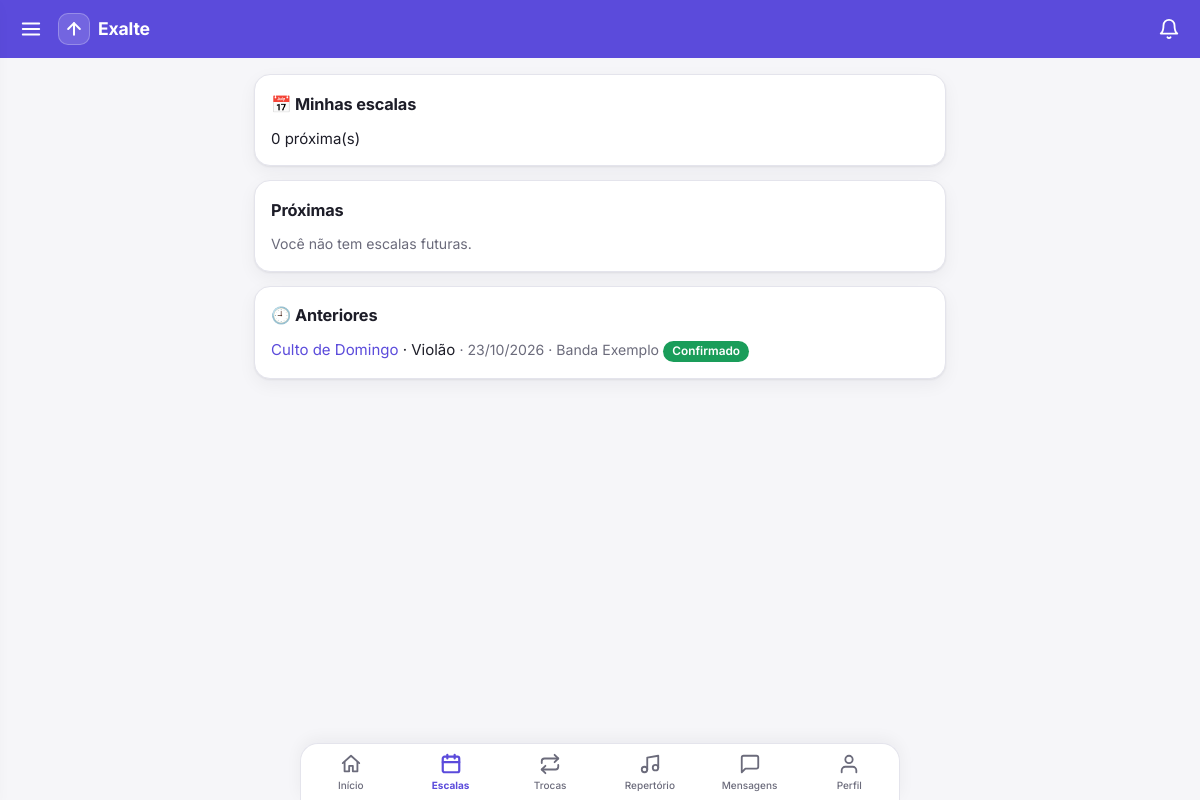
The app's page /minhas-escalas/ (signed in), older data.
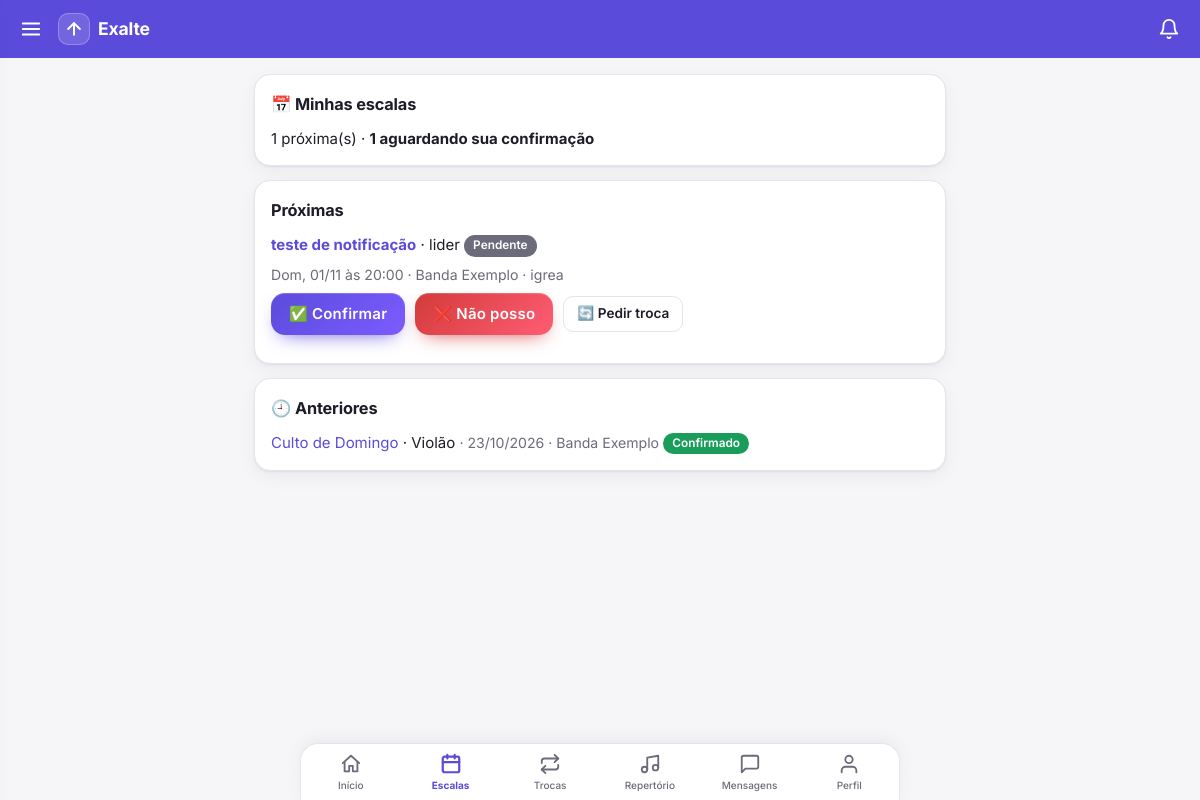
The same page, newer data.
### core/models.py (models this page shows, shortened)
class Escala(models.Model):
    STATUS = [("pendente", "Pendente"), ("confirmado", "Confirmado"), ("recusado", "Recusado")]
    evento = models.ForeignKey(Evento, on_delete=models.CASCADE, related_name="escalas")
    membro = models.ForeignKey(Membro, on_delete=models.CASCADE, related_name="escalas")
    funcao = models.CharField(max_length=60, help_text="Ex.: Bateria, Vocal 1")
    status = models.CharField(max_length=12, choices=STATUS, default="pendente")
    obs = models.CharField(max_length=200, blank=True, help_text="Motivo / pedido de troca")
    lote = models.ForeignKey("LoteEscala", null=True, blank=True, on_delete=models.SET_NULL, related_name="escalas")

class Evento(models.Model):
    TIPOS = [("ensaio", "Ensaio"), ("culto", "Culto/Missa"), ("show", "Show"), ("outro", "Outro")]
    banda = models.ForeignKey(Banda, on_delete=models.CASCADE, related_name="eventos")
    titulo = models.CharField(max_length=150)
    tipo = models.CharField(max_length=10, choices=TIPOS, default="ensaio")
    data_hora = models.DateTimeField()
    local = models.CharField(max_length=150, blank=True)
    descricao = models.TextField(blank=True)
    importacao = models.ForeignKey("ImportacaoEventos", null=True, blank=True, on_delete=models.SET_NULL,
                                   related_name="eventos")
    class Meta:
        ordering = ["data_hora"]

class Banda(models.Model):
    nome = models.CharField(max_length=100)
    descricao = models.TextField(blank=True)
    foto_em = models.DateTimeField(null=True, blank=True)
    def __str__(self):
        return self.nome

### core/views.py (the view)
# urls.py: path("minhas-escalas/", v.minhas_escalas, name="minhas_escalas"),
@login_required
def minhas_escalas(request):
    agora = timezone.now()
    qs = (Escala.objects.filter(membro__user=request.user).select_related("evento__banda")
          .annotate(troca_aberta=Exists(TrocaEscala.objects.filter(escala=OuterRef("pk"), status="aberta"))))
    proximas = qs.filter(evento__data_hora__gte=agora).order_by("evento__data_hora")
    passadas = qs.filter(evento__data_hora__lt=agora).order_by("-evento__data_hora")[:20]
    return render(request, "minhas_escalas.html", dict(
        proximas=proximas, passadas=passadas, pendentes=proximas.filter(status="pendente").count()))

### core/leitura.py (called while the page is built)
def contagens(user):
    bandas = list(Membro.objects.filter(user=user).values_list("banda_id", flat=True))
    if not bandas:
        return {}
    marcas = dict(LeituraMensagens.objects.filter(user=user, banda_id__in=bandas).values_list("banda_id", "ate"))
    agora = timezone.now()
    novas = [LeituraMensagens(user=user, banda_id=b, ate=agora) for b in bandas if b not in marcas]
    if novas:
        LeituraMensagens.objects.bulk_create(novas, ignore_conflicts=True)
        marcas.update({n.banda_id: agora for n in novas})
    return {b: Mensagem.objects.filter(banda_id=b, criado__gt=marcas[b]).exclude(autor=user).count() for b in bandas}

### core/templatetags/menu.py (called while the page is built)
@register.simple_tag(takes_context=True)
def usuario_eh_lider(context):
    u = context["request"].user
    return u.is_authenticated and Membro.objects.filter(user=u, papel="lider").exists()

@register.simple_tag(takes_context=True)
def nao_lidas(context):
    request = context.get("request")
    if request is None or not request.user.is_authenticated:
        return 0
    if not hasattr(request, "_nao_lidas"):
        from core.leitura import contagens
        request._nao_lidas = sum(contagens(request.user).values())
    return request._nao_lidas

### core/templates/minhas_escalas.html (shortened to what this page needs)
{% extends "base.html" %}{% block content %}
<div class="card"><h2>📅 Minhas escalas</h2>
<p>{{ proximas|length }} próxima(s){% if pendentes %} · <b>{{ pendentes }} aguardando sua confirmação</b>{% endif %}</p></div>
<div class="card"><h2>Próximas</h2>
{% for e in proximas %}<div class="it"><div><a href="{% url 'evento' e.evento.pk %}"><b>{{ e.evento.titulo }}</b></a> · {{ e.funcao }}
<span class="tag {{ e.status }}">{{ e.get_status_display }}</span></div>
<div class="mut">{{ e.evento.data_hora|date:"D, d/m \à\s H:i" }} · {{ e.evento.banda }}{% if e.evento.local %} · {{ e.evento.local }}{% endif %}</div>
<div class="acoes"><form class="dc" method="post" action="{% url 'responder' e.pk %}">{% csrf_token %}<input type="hidden" name="voltar" value="minhas">
{% if e.status != 'confirmado' %}<button name="acao" value="confirmado">✅ Confirmar</button>{% endif %}
{% if e.status != 'recusado' %}<button class="no" name="acao" value="recusado">❌ Não posso</button>{% endif %}</form>
{% if e.troca_aberta %}<span class="tag">Troca solicitada</span>{% else %}<a class="mini" href="{% url 'troca_pedir' e.pk %}">🔄 Pedir troca</a>{% endif %}</div></div>
{% empty %}<p class="mut">Você não tem escalas futuras.</p>{% endfor %}</div>
{% if passadas %}<div class="card"><h2>🕘 Anteriores</h2>
{% for e in passadas %}<p><a href="{% url 'evento' e.evento.pk %}">{{ e.evento.titulo }}</a> · {{ e.funcao }}
<span class="mut">· {{ e.evento.data_hora|date:"d/m/Y" }} · {{ e.evento.banda }}</span>
<span class="tag {{ e.status }}">{{ e.get_status_display }}</span></p>{% endfor %}</div>{% endif %}
{% endblock %}

### core/templates/base.html (shortened to what this page needs)
{% load menu static %}<!doctype html><html lang="pt-br"><head><meta charset="utf-8">
</head><body>
{% usuario_eh_lider as lider_menu %}{% nao_lidas as n_msg %}
{% if user.is_authenticated %}
<header class="top">
{% if lider_menu or user.is_staff %}<button class="ico" id="b-menu" aria-label="Abrir menu"><svg class="ic"><use href="#i-menu"/></svg></button>{% endif %}
<a class="brand" href="{% url 'home' %}"><span class="mark"><svg class="ic"><use href="#i-logo"/></svg></span>Exalte</a>
<a class="ico" href="{% url 'notificacoes' %}" aria-label="Notificações"><svg class="ic"><use href="#i-bell"/></svg></a>
</header>
{% else %}
<header class="top"><span class="brand"><span class="mark"><svg class="ic"><use href="#i-logo"/></svg></span>Exalte</span></header>
{% endif %}
<main>{% for m in messages %}<div class="msg">{{ m }}</div>{% endfor %}{% block content %}{% endblock %}</main>
{% if user.is_authenticated %}
<nav class="tabbar" aria-label="Principal">{% with n=request.resolver_match.url_name %}
<a href="{% url 'home' %}" class="{% if n == 'home' %}on{% endif %}"><svg class="ic"><use href="#i-home"/></svg><span>Início</span></a>
<a href="{% url 'minhas_escalas' %}" class="{% if n == 'minhas_escalas' %}on{% endif %}"><svg class="ic"><use href="#i-cal"/></svg><span>Escalas</span></a>
<a href="{% url 'trocas' %}" class="{% if n == 'trocas' or n == 'troca_pedir' %}on{% endif %}"><svg class="ic"><use href="#i-swap"/></svg><span>Trocas</span></a>
<a href="{% url 'repertorio' %}" class="{% if n == 'repertorio' %}on{% endif %}"><svg class="ic"><use href="#i-music"/></svg><span>Repertório</span></a>
<a href="{% url 'mensagens' %}" class=""><svg class="ic"><use href="#i-chat"/></svg><span>Mensagens</span></a>
<a href="{% url 'perfil' %}" class="{% if n == 'perfil' or n == 'equipe' or n == 'notificacoes' or n == 'alterar_senha' %}on{% endif %}"><svg class="ic"><use href="#i-user"/></svg><span>Perfil</span></a>
{% endwith %}</nav>
{% endif %}
</body></html>

### core/templates/base.html (style rules this page uses)
:root { --bg:#f6f6f9;--card:#fff;--tx:#1d1d28;--mut:#6b6b7b;--pri:#5b4bdb;--pri-soft:#ecebfb;--ok:#1a9d5a;--no:#d23b3b;--bd:#e4e4ec;--sh:0 1px 2px #1d1d2812,0 6px 18px #1d1d280d;--pri2:#7c5cff;--field:#f2f2f9;--glow:#5b4bdb40 }
* { box-sizing:border-box;-webkit-tap-highlight-color:transparent }
html { scroll-padding-top:70px }
body { margin:0;font-family:Inter,system-ui,-apple-system,"Segoe UI",Roboto,sans-serif;background:var(--bg);color:var(--tx);line-height:1.45;font-size:15px; padding-bottom:calc(76px + env(safe-area-inset-bottom,0px)) }
a { color:var(--pri);text-decoration:none }
svg.ic { width:22px;height:22px;fill:none;stroke:currentColor;stroke-width:2;stroke-linecap:round;stroke-linejoin:round;flex:none }
.top { position:sticky;top:0;z-index:30;background:var(--pri);color:#fff;display:flex;align-items:center;gap:6px; padding:calc(8px + env(safe-area-inset-top,0px)) 10px 8px;min-height:56px }
.mark { width:32px;height:32px;border-radius:10px;display:grid;place-items:center;background:#ffffff26;border:1px solid #ffffff40;flex:none }
.mark svg { width:20px;height:20px;stroke-width:2.4 }
.top .brand { font-weight:700;font-size:1.1rem;letter-spacing:-.01em;color:#fff;display:flex;align-items:center;gap:8px;flex:1 }
.top button.ico,.top a.ico { background:transparent;color:#fff;border:0;width:42px;height:42px;min-height:0;padding:0;border-radius:12px;display:grid;place-items:center;box-shadow:none;transform:none }
main { max-width:720px;margin:0 auto;padding:16px 14px;display:flex;flex-direction:column;gap:14px }
h2 { margin:.1em 0 .7em;font-size:1.02rem;font-weight:700;letter-spacing:-.01em }
.card { background:var(--card);border-radius:16px;padding:16px;margin:0;box-shadow:var(--sh);border:1px solid var(--bd) }
.mut { color:var(--mut);font-size:.88rem }
p { margin:.4em 0 }
.tag { display:inline-block;padding:2px 9px;border-radius:99px;font-size:.74rem;font-weight:600;color:#fff;background:var(--mut);vertical-align:middle }
.confirmado { background:var(--ok) }
button,.btn { font:inherit;font-weight:600;letter-spacing:.015em;min-height:42px;padding:9px 18px;border-radius:14px;border:0;color:#fff;cursor:pointer; background:linear-gradient(135deg,var(--pri),var(--pri2));box-shadow:0 8px 20px -10px var(--pri),inset 0 1px 0 #ffffff30;transition:transform .12s,box-shadow .2s,filter .2s }
button.no { background:linear-gradient(135deg,#d23b3b,#ff5d73);box-shadow:0 8px 20px -10px var(--no),inset 0 1px 0 #ffffff30 }
.tabbar { position:fixed;left:0;right:0;bottom:0;z-index:30;display:flex;background:var(--card);border-top:1px solid var(--bd); padding-bottom:env(safe-area-inset-bottom,0px);box-shadow:0 -4px 16px #1d1d280d }
.tabbar a { position:relative;flex:1;min-width:0;display:flex;flex-direction:column;align-items:center;gap:3px;padding:9px 2px 8px;color:var(--mut);font-size:10px;font-weight:500;text-decoration:none }
.tabbar a span { max-width:100%;overflow:hidden;text-overflow:ellipsis;white-space:nowrap }
.tabbar a.on { color:var(--pri);font-weight:700 }
.tabbar a.on svg { stroke-width:2.4 }
@media (min-width:760px) { .tabbar { max-width:720px;left:50%;transform:translateX(-50%);border-radius:18px 18px 0 0;border:1px solid var(--bd);border-bottom:0 } }
main>* { margin-top:0;margin-bottom:0 }
.card p { margin:0 0 .85em }
.card p:last-child { margin-bottom:0 }
.acoes { display:flex;flex-wrap:wrap;align-items:center;gap:10px }
.dc { display:contents }
.it { padding:12px 0;border-top:1px solid var(--bd) }
.card>h2+.it { border-top:0;padding-top:0 }
.it>*+* { margin-top:8px }
a.mini { display:inline-flex;align-items:center;gap:6px;padding:7px 13px;border-radius:10px;border:1.5px solid var(--bd);color:var(--tx);font-weight:600;font-size:.85rem;background:var(--card) }

Row changes from the older to the newer data that the page shows:
added Escala: evento.titulo "teste de notificação", funcao "lider", status "Pendente", evento.data_hora "Dom, 01/11 às 20:00", evento.banda "Banda Exemplo", evento.local "igrea", shows "✅ Confirmar", shows "❌ Não posso", shows "🔄 Pedir troca", shown under "Próximas"
Text that changed along with them:
{{ proximas|length }}: "0" → "1"
{{ pendentes }}: (not shown) → "1"
text no longer shown: "Você não tem escalas futuras."
text now shown: "· aguardando sua confirmação"
